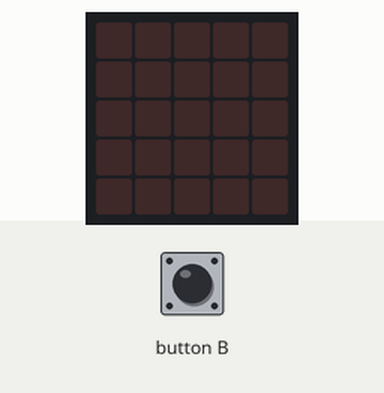
This program was run on a simulated BBC micro:bit (MakeCode). Shown: the board's 5×5 LED display. The test bench sets the inputs (shaded band).

Above: at 1.6 s.
1.7 s: button B pressed for 0.15 s
At 2.3 s:
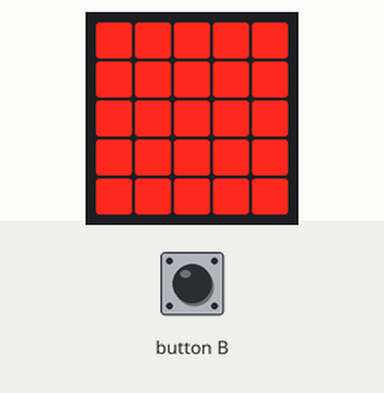
3.3 s: button B pressed for 0.15 s
At 4.7 s:
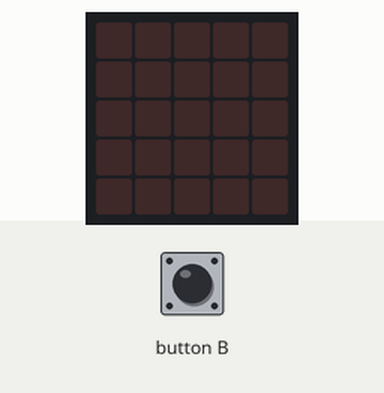
Timing chart, 0 to 6.3 s (numbered marks = the images above; inputs shaded):
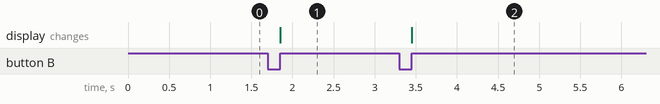

The program:

main.ts
```typescript
input.onButtonPressed(Button.B, function () {
    if (acceso) {
        basic.showLeds(`
            . . . . .
            . . . . .
            . . . . .
            . . . . .
            . . . . .
            `)
    } else {
        basic.showLeds(`
            # # # # #
            # # # # #
            # # # # #
            # # # # #
            # # # # #
            `)
    }
    acceso = !(acceso)
})
let acceso = false
basic.showLeds(`
    . . . . .
    . . . . .
    . . . . .
    . . . . .
    . . . . .
    `)
```

test.ts
```typescript
// i test vanno qui; questi non saranno compilati quando questo pacchetto viene usato come estensione.
```

Measured:
- after the input at 1.7 s, the display: changes after 0.15 s (image 1)
- after the input at 3.3 s, the display: changes after 0.15 s (image 2)
